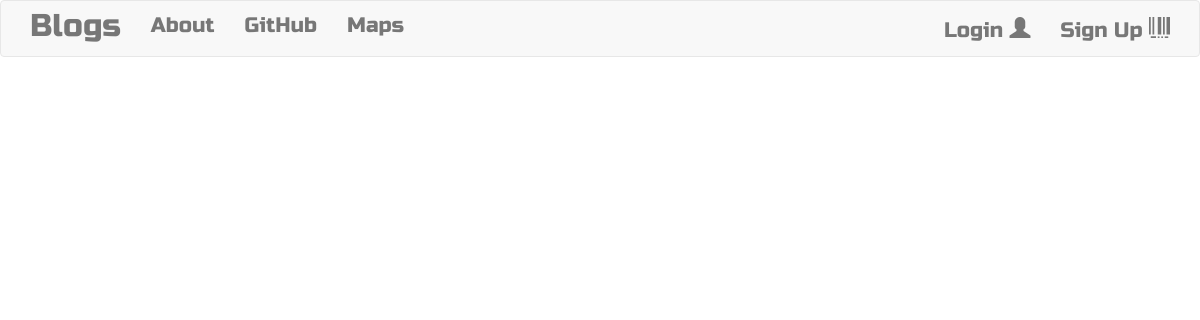
The app's page /drafts, older data.
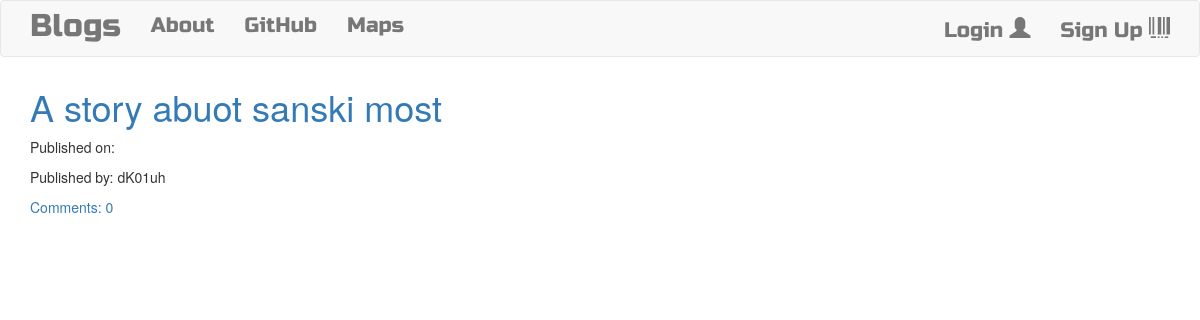
The same page, newer data.
### blog/models.py (models this page shows, shortened)
class Post(models.Model):
    author = models.ForeignKey('auth.User', on_delete=models.CASCADE) # this is not gonna be the usual case when dealing with apps which have multiuser .../ connected to a super user on the web site
    title = models.CharField(max_length=200)
    text = models.TextField()
    create_date = models.DateTimeField(default=timezone.now)
    published_date = models.DateTimeField(blank=True, null=True)
    def approve_comments(self):
        return self.comments.filter(approved_comment=True)

### blog/views.py (the view)
# urls.py: path('drafts', views.DraftListView.as_view(), name='post_draft_list'),
class DraftListView(ListView, LoginRequiredMixin):
    login_url = '/login/'
    redirect_field_name = 'blog/post_list.html'
    model = Post
    def get_queryset(self):
        return Post.objects.filter(published_date__isnull=True).order_by('-create_date')

### blog/templates/blog/post_list.html
{% extends "blog/base.html" %}
{% block content %}
    <div class="centerstage">
        {% for post in post_list %}
            <div class="post">
                <h1><a href="{% url 'post_detail' pk=post.pk %}">{{ post.title }}</a></h1>
                <div class="date">
                    <p>Published on: {{ post.published_date|date:"D M Y" }}</p>
                    <p>Published by: {{ post.author }}</p>
                </div>
                <a href="{% url 'post_detail' pk=post.pk %}">Comments: {{post.approve_comments.count}}</a>
            </div>
        {% endfor %}
    </div>
{% endblock %}

Row changes from the older to the newer data that the page shows:
added Post: title "A story abuot sanski most", author "dK01uh", approve_comments.count "0"
